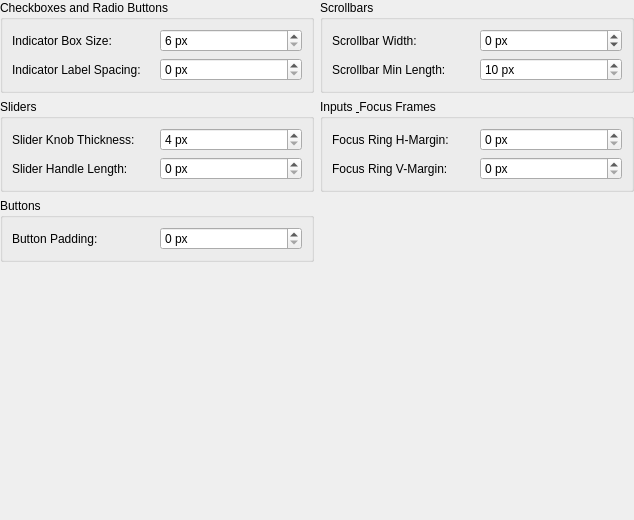
<?xml version="1.0" encoding="UTF-8"?>
<ui version="4.0">
 <class>LC_SettingsPageMetricsControls</class>
 <widget class="QWidget" name="LC_SettingsPageMetricsControls">
  <property name="geometry">
   <rect>
    <x>0</x>
    <y>0</y>
    <width>634</width>
    <height>520</height>
   </rect>
  </property>
  <layout class="QGridLayout" name="gridLayout_main">
   <property name="leftMargin">
    <number>0</number>
   </property>
   <property name="topMargin">
    <number>0</number>
   </property>
   <property name="rightMargin">
    <number>0</number>
   </property>
   <property name="bottomMargin">
    <number>0</number>
   </property>
   <item row="0" column="1">
    <widget class="QGroupBox" name="gbScrollbars">
     <property name="title">
      <string>Scrollbars</string>
     </property>
     <layout class="QGridLayout" name="gridLayout_scroll">
      <item row="0" column="0">
       <widget class="QLabel" name="lblScrollbarWidth">
        <property name="toolTip">
         <string>Width of vertical scrollbars and height of horizontal scrollbars.</string>
        </property>
        <property name="text">
         <string>Scrollbar Width:</string>
        </property>
       </widget>
      </item>
      <item row="1" column="0">
       <widget class="QLabel" name="lblScrollbarMinLength">
        <property name="toolTip">
         <string>Minimum physical length of draggable handle grip.</string>
        </property>
        <property name="text">
         <string>Scrollbar Min Length:</string>
        </property>
       </widget>
      </item>
      <item row="0" column="1">
       <widget class="QSpinBox" name="sbScrollbarWidth">
        <property name="toolTip">
         <string>Set width of all scrollbars (-1 for system default).</string>
        </property>
        <property name="suffix">
         <string> px</string>
        </property>
        <property name="minimum">
         <number>-1</number>
        </property>
        <property name="maximum">
         <number>30</number>
        </property>
       </widget>
      </item>
      <item row="1" column="1">
       <widget class="QSpinBox" name="sbScrollbarMinLength">
        <property name="toolTip">
         <string>Prevent scrollbar grip handle from becoming too small.</string>
        </property>
        <property name="suffix">
         <string> px</string>
        </property>
        <property name="minimum">
         <number>10</number>
        </property>
        <property name="maximum">
         <number>100</number>
        </property>
       </widget>
      </item>
     </layout>
    </widget>
   </item>
   <item row="1" column="0">
    <widget class="QGroupBox" name="gbSliders">
     <property name="title">
      <string>Sliders</string>
     </property>
     <layout class="QGridLayout" name="gridLayout_sliders">
      <item row="0" column="0">
       <widget class="QLabel" name="lblSliderThickness">
        <property name="toolTip">
         <string>Physical width/thickness of draggable handle knob on sliders.</string>
        </property>
        <property name="text">
         <string>Slider Knob Thickness:</string>
        </property>
       </widget>
      </item>
      <item row="0" column="1">
       <widget class="QSpinBox" name="sbSliderThickness">
        <property name="toolTip">
         <string>Adjust size of slider handle knobs.</string>
        </property>
        <property name="suffix">
         <string> px</string>
        </property>
        <property name="minimum">
         <number>4</number>
        </property>
        <property name="maximum">
         <number>45</number>
        </property>
       </widget>
      </item>
      <item row="1" column="0">
       <widget class="QLabel" name="lblSliderHandleLength">
        <property name="toolTip">
         <string>Horizontal length of draggable slider handles.</string>
        </property>
        <property name="text">
         <string>Slider Handle Length:</string>
        </property>
       </widget>
      </item>
      <item row="1" column="1">
       <widget class="QSpinBox" name="sbSliderHandleLength">
        <property name="toolTip">
         <string>Set length of draggable handle knob on sliders.</string>
        </property>
        <property name="suffix">
         <string> px</string>
        </property>
       </widget>
      </item>
     </layout>
    </widget>
   </item>
   <item row="1" column="1">
    <widget class="QGroupBox" name="gbEdits">
     <property name="title">
      <string>Inputs &amp; Focus Frames</string>
     </property>
     <layout class="QGridLayout" name="gridLayout_focus">
      <item row="0" column="0">
       <widget class="QLabel" name="lblFocusHMargin">
        <property name="toolTip">
         <string>Horizontal margin surrounding active keyboard focus outline ring.</string>
        </property>
        <property name="text">
         <string>Focus Ring H-Margin:</string>
        </property>
       </widget>
      </item>
      <item row="0" column="1">
       <widget class="QSpinBox" name="sbFocusHMargin">
        <property name="toolTip">
         <string>Adjust horizontal padding of keyboard focus ring.</string>
        </property>
        <property name="suffix">
         <string> px</string>
        </property>
        <property name="maximum">
         <number>10</number>
        </property>
       </widget>
      </item>
      <item row="1" column="0">
       <widget class="QLabel" name="lblFocusVMargin">
        <property name="toolTip">
         <string>Vertical margin surrounding active keyboard focus outline ring.</string>
        </property>
        <property name="text">
         <string>Focus Ring V-Margin:</string>
        </property>
       </widget>
      </item>
      <item row="1" column="1">
       <widget class="QSpinBox" name="sbFocusVMargin">
        <property name="toolTip">
         <string>Adjust vertical padding of keyboard focus ring.</string>
        </property>
        <property name="suffix">
         <string> px</string>
        </property>
        <property name="maximum">
         <number>10</number>
        </property>
       </widget>
      </item>
     </layout>
    </widget>
   </item>
   <item row="0" column="0">
    <widget class="QGroupBox" name="gbCheckboxes">
     <property name="title">
      <string>Checkboxes and Radio Buttons</string>
     </property>
     <layout class="QGridLayout" name="gridLayout_check">
      <item row="0" column="0">
       <widget class="QLabel" name="lblIndicatorBoxSize">
        <property name="toolTip">
         <string>Physical size of standard checkboxes and radio button circles.</string>
        </property>
        <property name="text">
         <string>Indicator Box Size:</string>
        </property>
       </widget>
      </item>
      <item row="0" column="1">
       <widget class="QSpinBox" name="sbIndicatorBoxSize">
        <property name="toolTip">
         <string>Adjust size of binary indicator box elements.</string>
        </property>
        <property name="suffix">
         <string> px</string>
        </property>
        <property name="minimum">
         <number>6</number>
        </property>
        <property name="maximum">
         <number>32</number>
        </property>
       </widget>
      </item>
      <item row="1" column="0">
       <widget class="QLabel" name="lblIndicatorLabelSpacing">
        <property name="toolTip">
         <string>Horizontal spacing between selection boxes/circles and their text labels.</string>
        </property>
        <property name="text">
         <string>Indicator Label Spacing:</string>
        </property>
       </widget>
      </item>
      <item row="1" column="1">
       <widget class="QSpinBox" name="sbIndicatorLabelSpacing">
        <property name="toolTip">
         <string>Adjust spacing between indicator shapes and text labels.</string>
        </property>
        <property name="suffix">
         <string> px</string>
        </property>
        <property name="maximum">
         <number>20</number>
        </property>
       </widget>
      </item>
     </layout>
    </widget>
   </item>
   <item row="4" column="0">
    <spacer name="verticalSpacer">
     <property name="orientation">
      <enum>Qt::Orientation::Vertical</enum>
     </property>
     <property name="sizeHint" stdset="0">
      <size>
       <width>20</width>
       <height>0</height>
      </size>
     </property>
    </spacer>
   </item>
   <item row="3" column="0">
    <widget class="QGroupBox" name="gbButtons">
     <property name="title">
      <string>Buttons</string>
     </property>
     <layout class="QGridLayout" name="gridLayout_btn">
      <item row="0" column="0">
       <widget class="QLabel" name="lblButtonPadding">
        <property name="toolTip">
         <string>Internal padding between button text/icon and outer border.</string>
        </property>
        <property name="text">
         <string>Button Padding:</string>
        </property>
       </widget>
      </item>
      <item row="0" column="1">
       <widget class="QSpinBox" name="sbButtonPadding">
        <property name="toolTip">
         <string>Adjust inner margins of clickable buttons.</string>
        </property>
        <property name="suffix">
         <string> px</string>
        </property>
        <property name="maximum">
         <number>20</number>
        </property>
       </widget>
      </item>
     </layout>
    </widget>
   </item>
   <item row="4" column="2">
    <layout class="QHBoxLayout" name="horizontalLayout_2"/>
   </item>
  </layout>
 </widget>
 <resources/>
 <connections/>
</ui>
